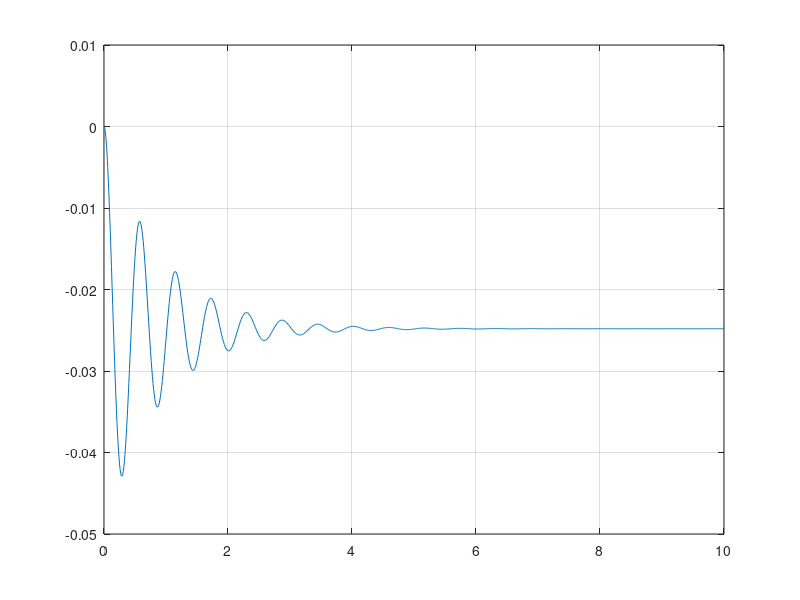
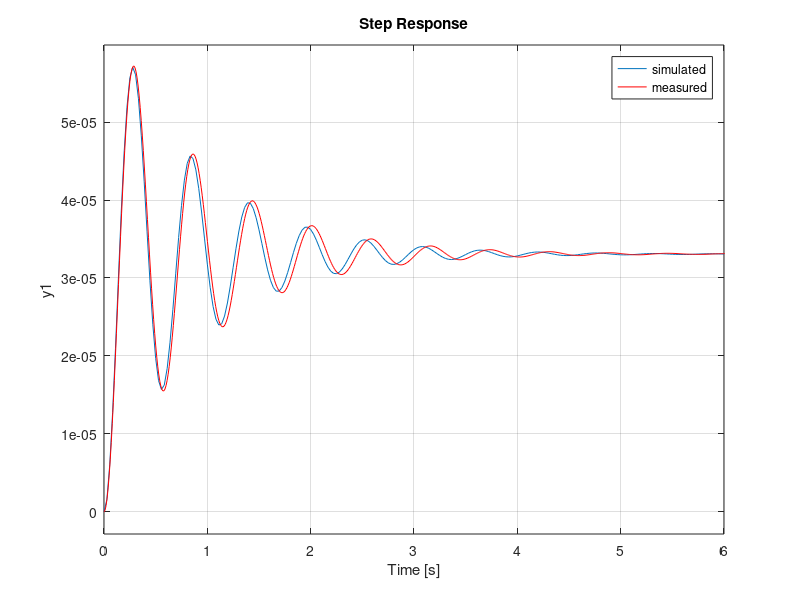
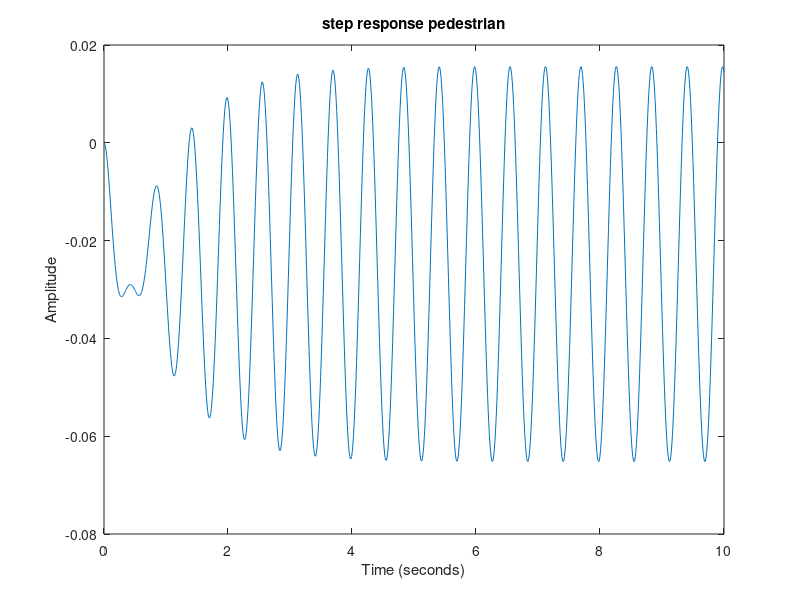

Write the MATLAB code that produced these figures, in order. (Note: this script raises an error after producing the figures.)
%% MSP1 Labortermin 2 - 05.11.2014

%% Aufgabe 1 - Systemidentifikation
% y(t) ist Springantowrt auf u(t) = u0 * sigma(t)
% u0 = -750 N
clc; clear all; close all;

load('bruecke_sprung.mat', '-mat');
u0 = -750;

plot(t, y);
grid on;

t1 = 0.29;
t2 = 0.57;
t3 = 0.861;
y1 = -0.0430/u0;
y2 = -0.0116/u0;
Kp = -0.0248/u0;

Delta_1 = Kp-y1;
Delta_2 = y2-Kp;

T_e = 2*(t2-t1);
omega_e = pi/(t2-t1);

Theta = log(Delta_1/Delta_2);
d = sqrt(Theta^2 / (Theta^2+pi^2) );

omega_0 = (Theta*2) / (T_e*d);

mB = 1/(omega_0^2*Kp);
rB = 2*d/(omega_0*Kp);
kB = 1/Kp;

%% Aufgabe 2 - Analyse des Schwingverhaltens

% 2a) Vergleich Theorie - gemessene Werte

figure;
sys = tf(1,[mB rB kB]);
step(sys);
hold;
plot(t, y/u0, '-r');
legend('simulated', 'measured');

% 2b) Anregung durch Fußgänger
u0 = -750;
u_A = 250;
f = 1.75;
u = u0 + u_A * sin(2*pi*f*t);

hold off;
[y t] = lsim(sys, u, t);
figure;
plot(t, y);
title('step response pedestrian');
xlabel('Time (seconds)');
ylabel('Amplitude');

% Einschwingzeit:  ca. 4,5 Sekunden
% Amplitude:       0,04 m

%% 2c) Amplitudengang

[H, wout] = freqresp(sys);
H_red = squeeze(H);
Amp = abs(H_red);
plot(wout, Amp);

y_max = 1.643e-4;
y_stat = Kp;

Res_ueberh = y_max / y_stat;


%% 3 - Schwingungstilger

% 3c) Test
dT = 0.1;

mT = 25;
rT = dT; %???
%rT = (2*dT)/(omega_0);
kT = omega_0^2 * mT;

b2 = mT;
b1 = rT;
b0 = kT;
a4 = mT*mB;
a3 = (mT+mB)*rT + mT*rB;
a2 = (mT+mB)*kT + mT*kB + rT*rB;
a1 = kB*rT + kT*rB;
a0 = kT*kB;

sys_ges = tf([b2 b1 b0],[a4 a3 a2 a1 a0]);
%bode(sys_ges);

hold;

[H, wout] = freqresp(sys_ges);
H_red = squeeze(H);
Amp = abs(H_red);
plot(wout, Amp, '-r');



% 3d) eingestellt
